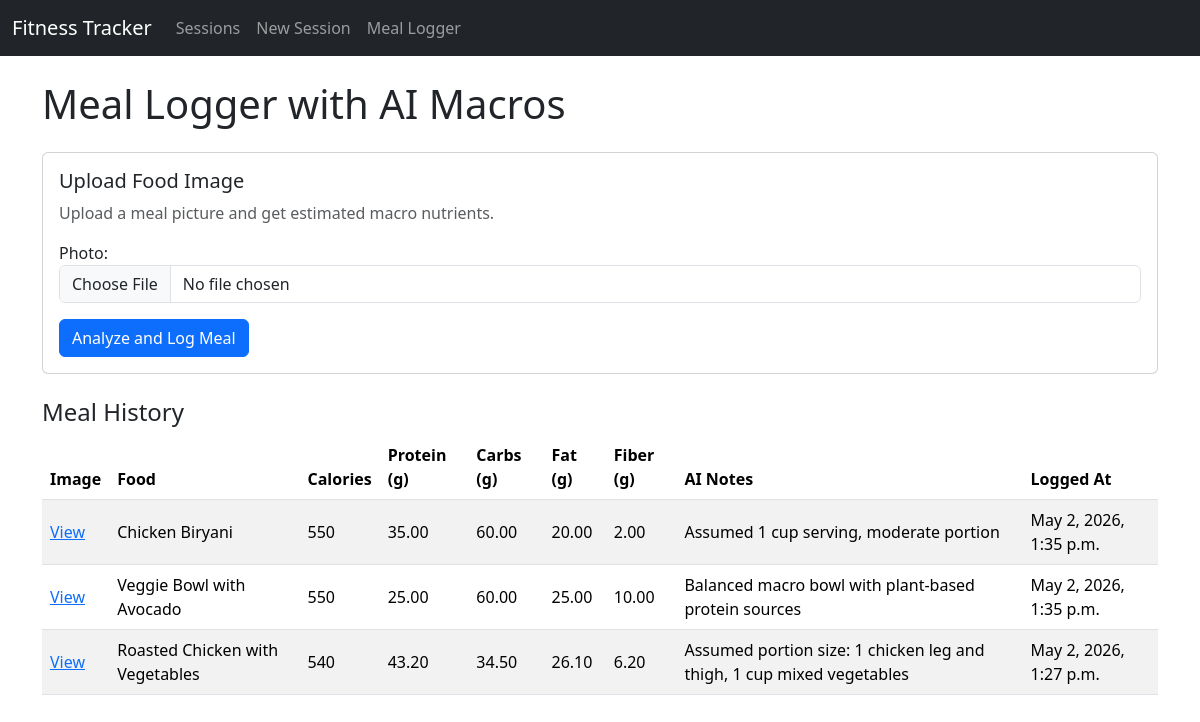
/meals/ (signed in), run on the app's committed database.
### workouts/models.py (models this page shows, shortened)
class MealLog(models.Model):
    user = models.ForeignKey(
        settings.AUTH_USER_MODEL,
        on_delete=models.CASCADE,
        related_name='meal_logs',
    )
    food_name = models.CharField(max_length=120)
    photo = models.FileField(upload_to='meal_photos/')
    calories = models.PositiveIntegerField(default=0)
    protein_g = models.DecimalField(max_digits=6, decimal_places=2, default=0)
    carbs_g = models.DecimalField(max_digits=6, decimal_places=2, default=0)
    fat_g = models.DecimalField(max_digits=6, decimal_places=2, default=0)
    fiber_g = models.DecimalField(max_digits=6, decimal_places=2, default=0)
    ai_notes = models.TextField(blank=True)
    created_at = models.DateTimeField(auto_now_add=True)
    class Meta:
        ordering = ['-created_at']

### workouts/views.py (the view)
# urls.py: path('meals/', views.meal_log_list_create, name='meal_log_list'),
@login_required(login_url='/admin/login/')
def meal_log_list_create(request):
    meal_logs = MealLog.objects.filter(user=request.user)
    error_text = ""
    if request.method == 'POST':
        form = MealLogForm(request.POST, request.FILES)
        if form.is_valid():
            photo = form.cleaned_data['photo']
            if photo.size > 8 * 1024 * 1024:
                error_text = "Image is too large. Please upload an image under 8 MB."
            else:
                macros = _estimate_meal_macros(photo)
                MealLog.objects.create(
                    user=request.user,
                    food_name=macros["food_name"],
                    photo=photo,
                    calories=macros["calories"],
                    protein_g=macros["protein_g"],
                    carbs_g=macros["carbs_g"],
                    fat_g=macros["fat_g"],
                    fiber_g=macros["fiber_g"],
                    ai_notes=macros["ai_notes"],
                )
                return redirect('workouts:meal_log_list')
    else:
        form = MealLogForm()
    return render(request, 'workouts/meal_log_list.html', {
        'form': form,
        'meal_logs': meal_logs,
        'error_text': error_text,
    })

### workouts/forms.py
class MealLogForm(forms.ModelForm):
    class Meta:
        model = MealLog
        fields = ['photo']
        widgets = {
            'photo': forms.ClearableFileInput(attrs={'class': 'form-control', 'accept': 'image/*'}),
        }

### workouts/templates/workouts/meal_log_list.html (shortened to what this page needs)
{% extends 'workouts/base.html' %}
{% block content %}
<h1 class="mb-4">Meal Logger with AI Macros</h1>
<div class="card mb-4">
    <div class="card-body">
        <h2 class="h5">Upload Food Image</h2>
        <p class="text-muted">Upload a meal picture and get estimated macro nutrients.</p>
        <form method="post" enctype="multipart/form-data">
            <div class="mb-3">
                {{ form.photo.label_tag }}
                {{ form.photo }}
            </div>
            <button type="submit" class="btn btn-primary">Analyze and Log Meal</button>
        </form>
    </div>
</div>
<h2 class="h4">Meal History</h2>
{% if meal_logs %}
<div class="table-responsive">
    <table class="table table-striped align-middle">
        <thead>
            <tr>
                <th>Image</th>
                <th>Food</th>
                <th>Calories</th>
                <th>Protein (g)</th>
                <th>Carbs (g)</th>
                <th>Fat (g)</th>
                <th>Fiber (g)</th>
                <th>AI Notes</th>
                <th>Logged At</th>
            </tr>
        </thead>
        <tbody>
            {% for meal in meal_logs %}
            <tr>
                <td>
                    <a href="{{ meal.photo.url }}" target="_blank" rel="noopener noreferrer">View</a>
                </td>
                <td>{{ meal.food_name }}</td>
                <td>{{ meal.calories }}</td>
                <td>{{ meal.protein_g }}</td>
                <td>{{ meal.carbs_g }}</td>
                <td>{{ meal.fat_g }}</td>
                <td>{{ meal.fiber_g }}</td>
                <td>{{ meal.ai_notes }}</td>
                <td>{{ meal.created_at }}</td>
            </tr>
            {% endfor %}
        </tbody>
    </table>
</div>
{% else %}
<p>No meals logged yet.</p>
{% endif %}
{% endblock %}

### data on the page
MealLog: food_name "Chicken Biryani", calories "550", protein_g "35.00", carbs_g "60.00", fat_g "20.00", fiber_g "2.00", ai_notes "Assumed 1 cup serving, moderate portion", created_at "May 2, 2026, 1:35 p.m."
MealLog: food_name "Veggie Bowl with Avocado", calories "550", protein_g "25.00", carbs_g "60.00", fat_g "25.00", fiber_g "10.00", ai_notes "Balanced macro bowl with plant-based protein sources", created_at "May 2, 2026, 1:35 p.m."
MealLog: food_name "Roasted Chicken with Vegetables", calories "540", protein_g "43.20", carbs_g "34.50", fat_g "26.10", fiber_g "6.20", ai_notes "Assumed portion size: 1 chicken leg and thigh, 1 cup mixed vegetables", created_at "May 2, 2026, 1:27 p.m."
